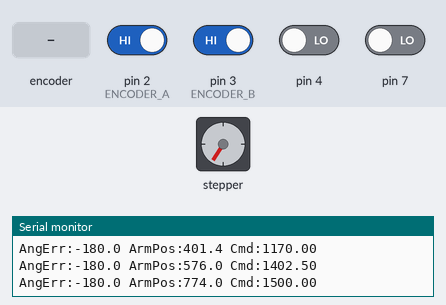
A sketch run on a simulated Arduino Uno, built with avr-gcc and run on an emulated ATmega328P. On the bench: stepper motor, the last lines printed to the serial monitor. Wiring (inferred from the names in the program): stepper motor driver (400 steps per turn assumed): step pin 5; direction pin 6. The inputs (shaded band) are chosen by the test bench; at power-on: pin 2 (ENCODER_A), pin 3 (ENCODER_B) HIGH, pin 4, pin 7 LOW.

Above: at 3.2 s.
3.3 s: rotary encoder on pin 2 (ENCODER_A) / pin 3 (ENCODER_B) turned 1 step (first pin leading)
At 3.68 s:
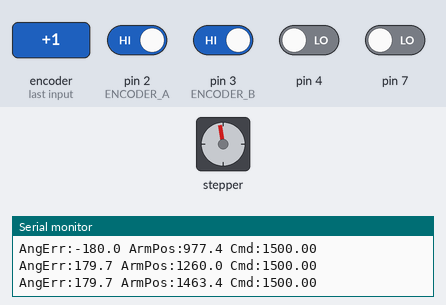
6.3 s: rotary encoder on pin 2 (ENCODER_A) / pin 3 (ENCODER_B) turned 1 step (first pin leading)
At 6.68 s:
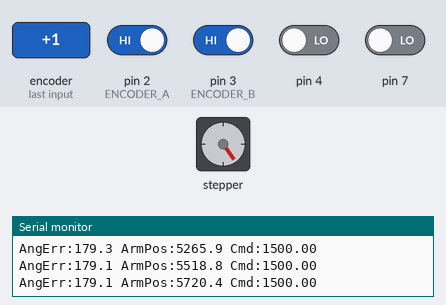
9.5 s: rotary encoder on pin 2 (ENCODER_A) / pin 3 (ENCODER_B) turned 1 step (first pin leading)
At 9.98 s:
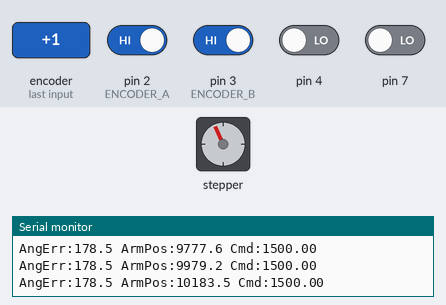
Timing chart, 0 to 24.7 s (numbered marks = the images above; inputs shaded):
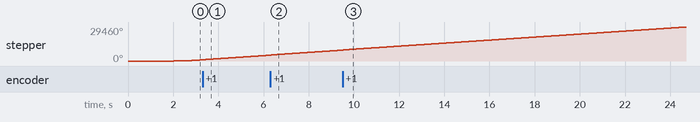

The sketch:

LQR-TRIAL-FINAL.ino
```cpp
// =====================================================
//           LQR CONTROL – INVERTED PENDULUM
//        For Arduino UNO + Stepper Motor (Nema 17)
// =====================================================

#define STEP_PIN   5
#define DIR_PIN    6
#define ENCODER_A  2
#define ENCODER_B  3
#define SLEEP_PIN  8
#define RESET_PIN  9

#define SPEED_LIMIT 40000.0 // Max Step Speed

// --- LQR GAINS ---
// You usually calculate these in MATLAB/Python based on physics.
// These are manual estimates that act like a superior PID.
// State vector: [Pendulum_Angle, Pendulum_Vel, Arm_Position, Arm_Vel]

// k1 (Angle Penalty): Keeps it upright. (Like PID 'P')
float k1 = 200.0;

// k2 (Ang Vel Penalty): Damping/Stability. (Like PID 'D')
float k2 = 50.0;

// k3 (Arm Pos Penalty): KEEPS THE ARM CENTERED. (PID doesn't do this!)
float k3 = 2.5;

// k4 (Arm Vel Penalty): Prevents arm from whipping too fast.
float k4 = 1.5;

// --- SYSTEM CONSTANTS ---
const float CPR = 2400.0;     // Encoder Counts per Rev
const float STEPS_PER_REV = 400.0; // Stepper steps (assuming 1/2 microstep)
// NOTE: Ensure your stepper driver is set to the microstepping matching this.

// --- VARIABLES ---
// Pendulum State
volatile long encCounts = 0;
volatile int lastEncoded = 0;
float pendAngle = 0;
float pendVel = 0;
float lastPendAngle = 0;

// Motor State
long stepperPosition = 0; // Tracks arm angle relative to start
float motorVel = 0;
volatile long stepInterval = 1000000;
volatile bool motorEnabled = false;
volatile bool dirForward = true;

// Timing
unsigned long lastControlTime = 0;
unsigned long lastStepMicros = 0;
const int CONTROL_LOOP_MS = 5;

// Filter
float filteredPendVel = 0;
const float ALPHA = 0.4;

// Swing Up
float swingRamp = 0.0;
float TARGET_ANGLE = 180.0; // Upright

// -----------------------------------------------------
//                  ENCODER ISR
// -----------------------------------------------------
void updateEncoder() {
  int MSB = (PIND & (1 << 2)) >> 2;
  int LSB = (PIND & (1 << 3)) >> 3;
  int encoded = (MSB << 1) | LSB;
  int sum = (lastEncoded << 2) | encoded;

  if (sum == 0b1101 || sum == 0b0100 || sum == 0b0010 || sum == 0b1011) encCounts++;
  if (sum == 0b1110 || sum == 0b0111 || sum == 0b0001 || sum == 0b1000) encCounts--;
  lastEncoded = encoded;
}

// -----------------------------------------------------
//              STEPPER CONTROL
// -----------------------------------------------------
void setSpeed(float speed) {
  if (abs(speed) < 10) {
    motorEnabled = false;
    return;
  }
  motorEnabled = true;

  // Update direction and track position
  if (speed > 0) {
    digitalWrite(DIR_PIN, HIGH);
    dirForward = true;
  } else {
    digitalWrite(DIR_PIN, LOW);
    dirForward = false;
  }

  float absSpeed = abs(speed);
  if (absSpeed > SPEED_LIMIT) absSpeed = SPEED_LIMIT;
  stepInterval = (unsigned long)(1000000.0 / absSpeed);

  // Store velocity for LQR feedback
  motorVel = speed;
}

void enableDriver(bool state) {
  if (state) {
    digitalWrite(SLEEP_PIN, HIGH);
    digitalWrite(RESET_PIN, HIGH);
    delayMicroseconds(10);
  } else {
    digitalWrite(SLEEP_PIN, LOW);
    digitalWrite(RESET_PIN, LOW);
    motorEnabled = false;
  }
}

// -----------------------------------------------------
//                      SETUP
// -----------------------------------------------------
void setup() {
  Serial.begin(115200);
  pinMode(STEP_PIN, OUTPUT);
  pinMode(DIR_PIN, OUTPUT);
  pinMode(SLEEP_PIN, OUTPUT);
  pinMode(RESET_PIN, OUTPUT);

  enableDriver(false); // Start Off

  pinMode(ENCODER_A, INPUT_PULLUP);
  pinMode(ENCODER_B, INPUT_PULLUP);
  attachInterrupt(digitalPinToInterrupt(ENCODER_A), updateEncoder, CHANGE);
  attachInterrupt(digitalPinToInterrupt(ENCODER_B), updateEncoder, CHANGE);

  Serial.println("LQR Controller Ready.");
  Serial.println("Calibrating... Hold DOWN.");
  delay(2000);
  noInterrupts();
  encCounts = 0; // Zero is Down
  interrupts();
  Serial.println("Done. 0=Down, 180=Up");
}

// -----------------------------------------------------
//                    MAIN LOOP
// -----------------------------------------------------
void loop() {

  // 1. FAST STEPPER PULSE GENERATOR
  if (motorEnabled) {
    unsigned long now = micros();
    if (now - lastStepMicros >= stepInterval) {
      lastStepMicros = now;

      // Pulse
      digitalWrite(STEP_PIN, HIGH);
      delayMicroseconds(2);
      digitalWrite(STEP_PIN, LOW);

      // Track Arm Position (Essential for LQR)
      if (dirForward) stepperPosition++;
      else stepperPosition--;
    }
  }

  // 2. CONTROL LOOP (5ms / 200Hz)
  unsigned long nowMs = millis();
  if (nowMs - lastControlTime >= CONTROL_LOOP_MS) {
    float dt = (nowMs - lastControlTime) / 1000.0;
    lastControlTime = nowMs;

    // --- STATE ESTIMATION ---
    long counts;
    noInterrupts(); counts = encCounts; interrupts();

    // State 1: Pendulum Angle (Normalized -180 to 180)
    pendAngle = (counts / CPR) * 360.0;
    while (pendAngle > 180) pendAngle -= 360;
    while (pendAngle <= -180) pendAngle += 360;

    // State 2: Pendulum Velocity (Filtered)
    float rawVel = (pendAngle - lastPendAngle) / dt;
    // Handle wrap-around noise
    if (abs(pendAngle - lastPendAngle) > 180) rawVel = 0;

    filteredPendVel = (ALPHA * rawVel) + ((1.0 - ALPHA) * filteredPendVel);
    lastPendAngle = pendAngle;

    // State 3: Arm Angle (Normalized to degrees, 0 is start center)
    float armAngle = (stepperPosition / STEPS_PER_REV) * 360.0;

    // State 4: Arm Velocity (Taken from previous command or calculated)
    // We use the variable 'motorVel' which we commanded previously.

    // --- ERROR CALCULATION ---
    // Target is 180 (Up).
    // Error is defined as (Current - Target).
    // If Angle is 170, Error is -10. LQR wants to drive Error to 0.
    float angleError = 0;
    if (pendAngle > 0) angleError = 180.0 - pendAngle;
    else angleError = -180.0 - pendAngle;

    float controlOutput = 0;

    // --- DECISION: LQR or SWING UP? ---
    if (abs(angleError) < 40.0) {
       // *** LQR CONTROL LAW ***
       // u = -Kx
       // We want to force:
       // angleError -> 0
       // pendVel -> 0
       // armAngle -> 0 (Center of table)
       // motorVel -> 0

       swingRamp = 0.0;

       // Calculate Control Effort (u)
       // Note: Signs depend on motor direction vs sensor direction.
       // Ideally: u = (k1 * error) - (k2 * vel) - (k3 * armPos) - (k4 * armVel)

       float term1 = k1 * angleError;       // Correct angle
       float term2 = k2 * -filteredPendVel; // Damping
       float term3 = k3 * -armAngle;        // Center the arm (Position Control)
       float term4 = k4 * -motorVel;        // Dampen motor accel

       controlOutput = term1 + term2 + term3 + term4;

       enableDriver(true);

    } else {
       // *** SWING UP (Standard Energy Pumping) ***
       // Disable arm centering logic during swing up

       // Simple Bang-Bang Boost
       swingRamp += 0.005;
       if (swingRamp > 1.0) swingRamp = 1.0;

       // If stuck at bottom
       if (abs(filteredPendVel) < 10 && abs(angleError) > 160) {
         controlOutput = 1500 * swingRamp;
       } else {
         float direction = (filteredPendVel > 0) ? 1.0 : -1.0;
         controlOutput = (filteredPendVel * 1400.0) + (direction * 600.0);
         controlOutput *= swingRamp;
       }

       enableDriver(true);
    }

    // --- SAFETY ---
    // If robot fell, output is naturally handled by Swing Up,
    // but if we want a hard kill-switch for testing:
    // if (abs(pendAngle) < 90) enableDriver(false);

    // Apply Speed
    setSpeed(controlOutput);

    // Debug
    static unsigned long lastPrint = 0;
    if (millis() - lastPrint > 150) {
      Serial.print("AngErr:"); Serial.print(angleError, 1);
      Serial.print(" ArmPos:"); Serial.print(armAngle, 1);
      Serial.print(" Cmd:"); Serial.println(controlOutput);
      lastPrint = millis();
    }
  }
}
```
